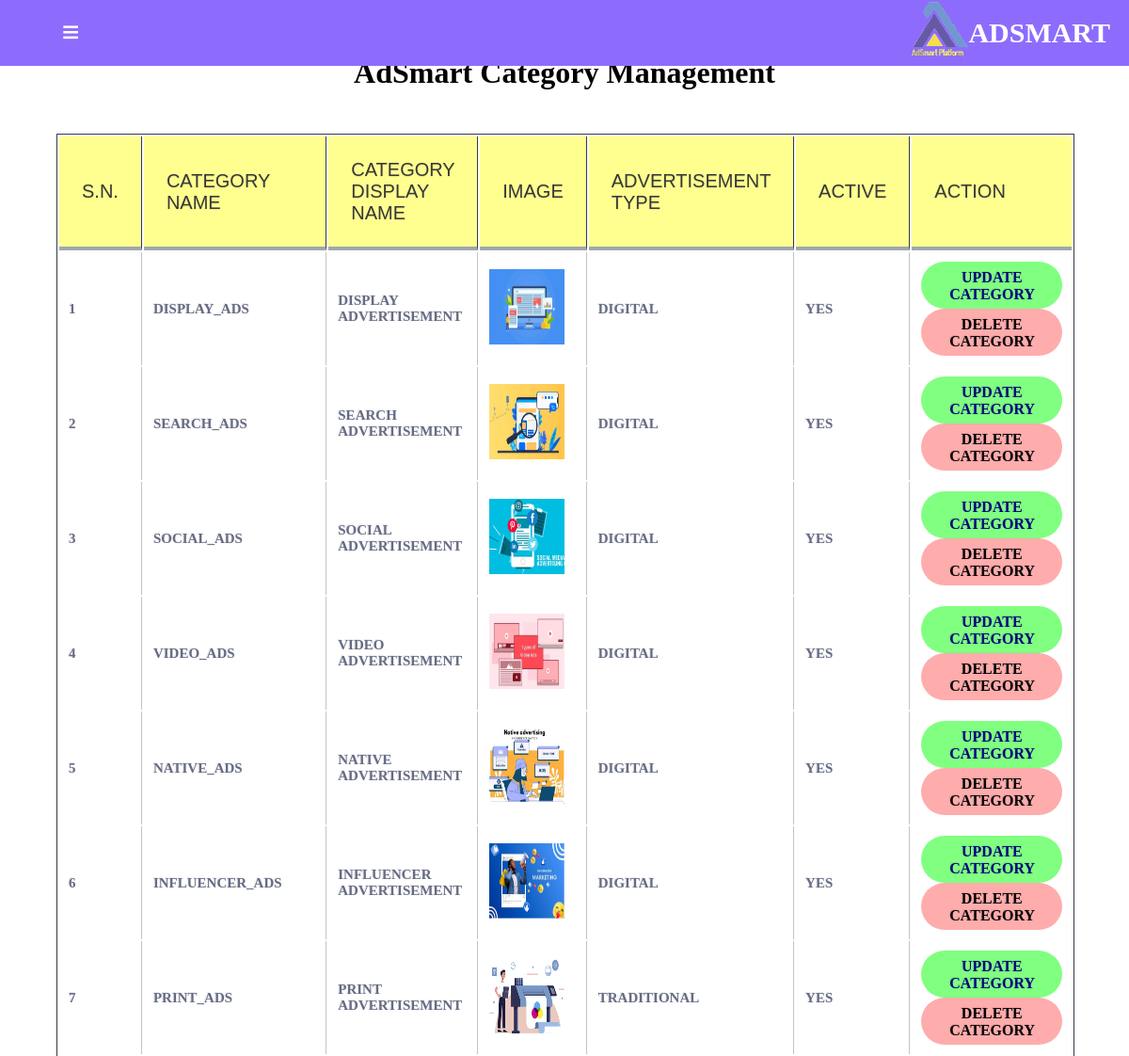
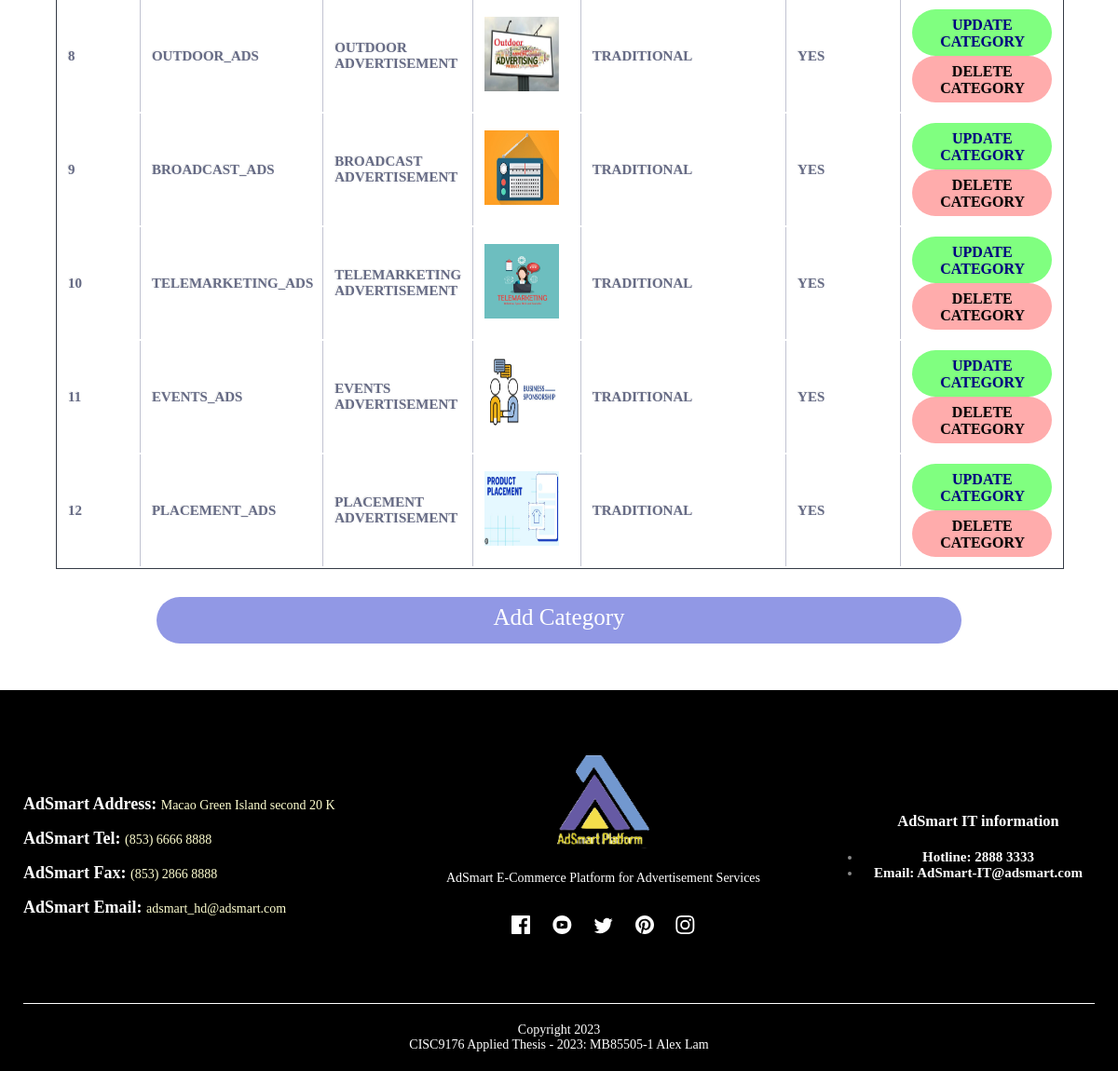
The page /admin/manage-category.php on the database its author committed (2 pictures, top to bottom).
### tables this page shows
CREATE TABLE `adsmart_category` (
  `id` int(11) NOT NULL,
  `category_name` varchar(255) NOT NULL,
  `display_name` varchar(255) NOT NULL,
  `description` varchar(255) NOT NULL,
  `image_name` varchar(255) NOT NULL,
  `advertisement_type` longtext NOT NULL,
  `active` varchar(10) NOT NULL
);

### admin/manage-category.php (the view, shortened to what this page needs)
<?php  include('partials/menu.php')?>
	   <div class='small-container cart-page'>
	   	<div class='reg'>
			<h1>AdSmart Category Management </h1>
    			<br>
    			<br>
    			<table class="tbl-full">
    				<tr>
    					<th>S.N.</th>
    					<th>Category Name</th>
    					<th>Category Display Name</th>
    					<th>Image</th>
    					<th>Advertisement Type</th>
    					<th>Active</th>
    					<th>Action</th>
    				</tr>
    				<?php
    				    $sql ="SELECT * from adsmart_category where active ='Yes' order by advertisement_type";
    				    $res = mysqli_query($conn, $sql);
    				    $count =mysqli_num_rows($res);
    				        $sn=1;
    				    if($count>0){
    				        while($rows=mysqli_fetch_assoc($res))
    				        {
    				            $id=$rows['id'];
    				            $title=$rows['category_name'];
    				            $display_name =$rows['display_name'];
    				            $image_name=$rows['image_name'];
    				            $type=$rows['advertisement_type'];
    				            $active = $rows['active'];
    				            ?>
    				            <tr>
    					<td><?php echo $sn++; ?> </td>
    					<td><?php echo $title; ?></td>
    					<td><?php echo $display_name; ?></td>
    					<td><?php
    				            if($image_name!=""){
    				                ?>
    				                <img src="<?php  echo ADMIN;?>admin/images/category/<?php echo $image_name;?>" width="150px">
    				                <?php
    				            }else {
    				                echo "<div class='error'> image not added </div>";
    				            }
    				            ?></td>
    					<td><?php echo $type;?></td>
    					<td><?php echo $active;?></td>
    					<td><a href="<?php echo ADMIN; ?>admin/update-category.php?id=<?php echo $id; ?>" class="btn-backend-2">update Category</a>
    						<a href="<?php echo ADMIN; ?>admin/delete-category.php?id=<?php echo $id; ?>&image_name=<?php echo $image_name; ?>" class="btn-backend-3">delete Category</a>
    					</td>
    				</tr>
    				            <?php
    				        }
    				    }
    				?>
    			</table>
    			<a href="<?php echo ADMIN; ?>admin/add-category.php" class="btn" style="background:#9198e5; width:80%; height:50px;font-size:25px;">Add Category</a>
			</div>
		</div>
	   <?php include('partials/footer.php')?>

### admin/css/style-admin.css (style rules this page uses)
* { margin: 0; padding: 0; box-sizing: border-box; text-decoration: none; font-family: 'Roboto Slab', serif; }
a { text-decoration: none; color: #555; }
.small-container h1 { margin-top:23px; margin-bottom: 10px; }
.btn { display: inline-block; background: #ff523b; color: #fff; padding: 8px 30px; border-radius: 30px; transition: background 0.5s; cursor: pointer; margin-top:80px; margin: 30px 0; }
.small-container { padding-top:3%; max-width: 1080px; margin: auto; }
.cart-page { margin:auto; }
table { width: 100%; border-right: 1px solid #343a45; border-left: 1px solid #343a45; border-top: 1px solid #343a45; border-bottom: 1px solid #343a45; }
th { color: #383838; background: #ffff90; border-bottom:4px solid #9ea7af; border-right: 1px solid #343a45; font-size:20px; font-weight: 400; padding:24px; text-align:left; text-shadow: 0 1px 1px rgba(0, 0, 0, 0.1); vertical-align:middle; font-family: Arial, Helvetica, sans-serif; text-transform: uppercase; }
th:first-child { border-top-left-radius:3px; }
th:last-child { border-top-right-radius:3px; border-right:none; text-align:left; }
tr { border-top: 1px solid #C1C3D1; border-bottom: 1px solid #C1C3D1; color:#666B85; font-size:10px; font-weight:normal; text-shadow: 0 1px 1px rgba(256, 256, 256, 0.1); }
tr:first-child { border-top:none; }
tr:last-child { border-bottom:none; }
tr:last-child td:first-child { border-bottom-left-radius:3px; }
tr:last-child td:last-child { border-bottom-right-radius:3px; }
td { background:#FFFFFF; padding:10px; text-align:left; vertical-align:middle; font-weight:bold; font-size:15px; text-shadow: -1px -1px 1px rgba(0, 0, 0, 0.1); border-right: 1px solid #C1C3D1; text-transform: uppercase; }
td:last-child { border-right: 0px; }
td a { color: #ff523b; font-size: 12px; }
td img { width: 80px; height: 80px; margin-right: 10px; }
td:last-child { text-align: right; }
.reg { text-align:center; max-width: 1080px; margin: 20px auto; }
.btn-backend-2 { font-size:16px; font-weight:bold; height:50px; width:150px; text-align: center; background:#80ff80; color: #000080; display: inline-block; border-radius: 30px; transition: background 0.5s; cursor: pointer; padding: 8px 30px; }
.btn-backend-3 { font-size:16px; font-weight:bold; height:50px; width:150px; text-align: center; background:#ffacac; color: #000000; display: inline-block; border-radius: 30px; transition: background 0.5s; cursor: pointer; padding: 8px 30px; }

### rows shown on the page
adsmart_category: category_name "DISPLAY_ADS", display_name "DISPLAY ADVERTISEMENT", image_name (picture), advertisement_type "DIGITAL", active "YES"
adsmart_category: category_name "SEARCH_ADS", display_name "SEARCH ADVERTISEMENT", image_name (picture), advertisement_type "DIGITAL", active "YES"
adsmart_category: category_name "SOCIAL_ADS", display_name "SOCIAL ADVERTISEMENT", image_name (picture), advertisement_type "DIGITAL", active "YES"
adsmart_category: category_name "VIDEO_ADS", display_name "VIDEO ADVERTISEMENT", image_name (picture), advertisement_type "DIGITAL", active "YES"
adsmart_category: category_name "NATIVE_ADS", display_name "NATIVE ADVERTISEMENT", image_name (picture), advertisement_type "DIGITAL", active "YES"
adsmart_category: category_name "INFLUENCER_ADS", display_name "INFLUENCER ADVERTISEMENT", image_name (picture), advertisement_type "DIGITAL", active "YES"
adsmart_category: category_name "PRINT_ADS", display_name "PRINT ADVERTISEMENT", image_name (picture), advertisement_type "TRADITIONAL", active "YES"
adsmart_category: category_name "OUTDOOR_ADS", display_name "OUTDOOR ADVERTISEMENT", image_name (picture), advertisement_type "TRADITIONAL", active "YES"
adsmart_category: category_name "BROADCAST_ADS", display_name "BROADCAST ADVERTISEMENT", image_name (picture), advertisement_type "TRADITIONAL", active "YES"
adsmart_category: category_name "TELEMARKETING_ADS", display_name "TELEMARKETING ADVERTISEMENT", image_name (picture), advertisement_type "TRADITIONAL", active "YES"
adsmart_category: category_name "EVENTS_ADS", display_name "EVENTS ADVERTISEMENT", image_name (picture), advertisement_type "TRADITIONAL", active "YES"
adsmart_category: category_name "PLACEMENT_ADS", display_name "PLACEMENT ADVERTISEMENT", image_name (picture), advertisement_type "TRADITIONAL", active "YES"
